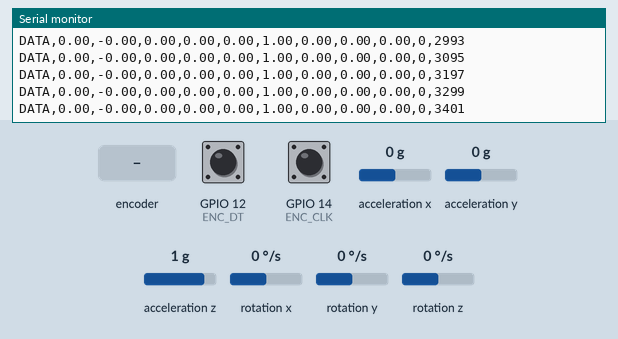
Simulated run of this sketch. Board: ESP32. On the bench: the last lines printed to the serial monitor. Wiring (inferred from the names in the program): MPU-6050 motion sensor at I2C address 0x68. Inputs (shaded band) come from the test bench; at power-on: acceleration x 0 g, acceleration y 0 g, acceleration z 1 g, rotation x 0 °/s, GPIO 12 (ENC_DT) HIGH, GPIO 14 (ENC_CLK) HIGH, rotation y 0 °/s, rotation z 0 °/s.

Above: at 3.5 s.
3.6 s: acceleration x set to -1.4 g
At 3.61 s:
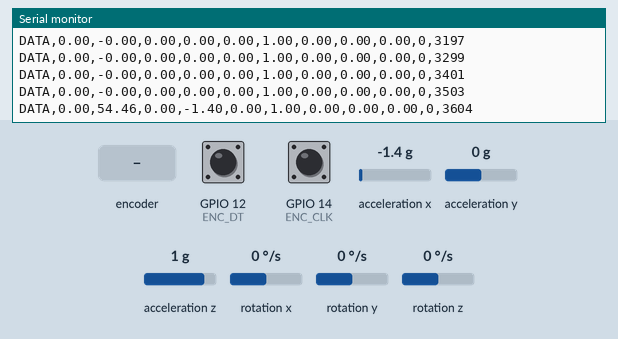
5.1 s: rotary encoder on GPIO 14 (ENC_CLK) / GPIO 12 (ENC_DT) turned 1 step (first pin leading)
At 5.24 s:
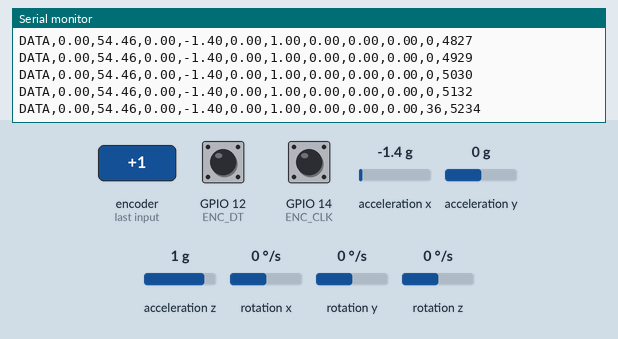
6.8 s: acceleration y set to -1.4 g
At 6.87 s:
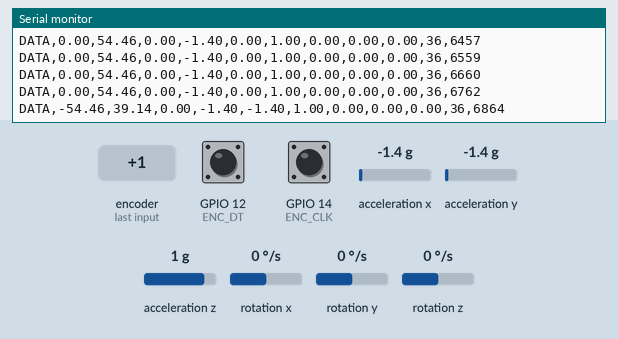
8.3 s: acceleration z set to -1.4 g
At 8.3 s:
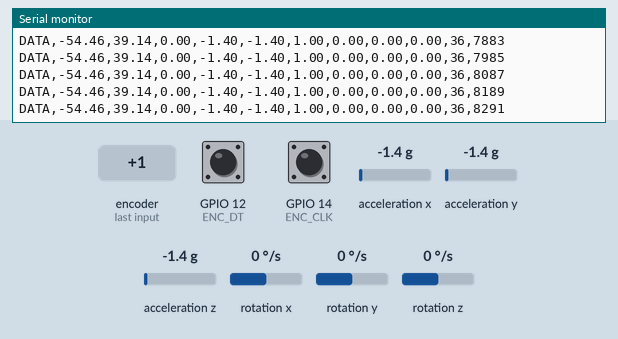
9.8 s: rotation x set to -192 °/s
At 9.82 s:
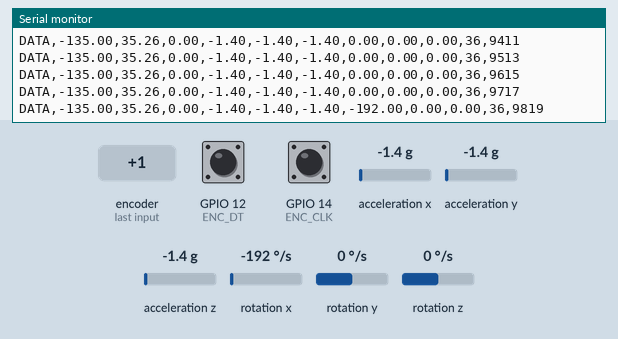
11.3 s: rotary encoder on GPIO 14 (ENC_CLK) / GPIO 12 (ENC_DT) turned 1 step (first pin leading)
At 11.35 s:
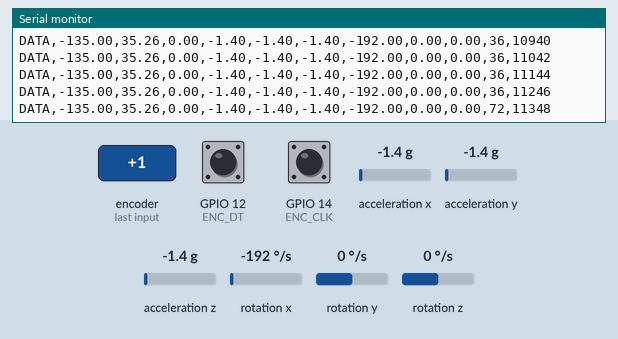
Timing chart, 0 to 14.0 s (numbered marks = the images above; inputs shaded):
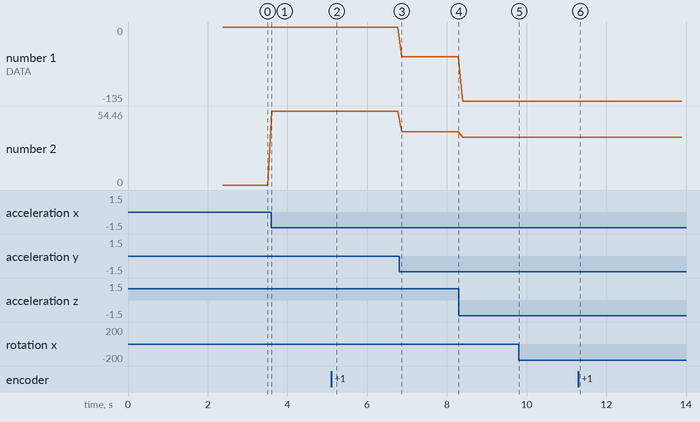

Measured:
- after the input at 3.6 s, the serial monitor: prints a new line at once (image 1)
- after the input at 5.1 s, the serial monitor: prints a new line after 0.13 s (image 2)
- after the input at 6.8 s, the serial monitor: prints a new line after 0.06 s (image 3)
- after the input at 9.8 s, the serial monitor: prints a new line at once (image 5)
- after the input at 11.3 s, the serial monitor: prints a new line after 0.05 s (image 6)
- plotted number 1: 0 → -54.46 after the input at 6.8 s, -54.46 → -135 after the input at 8.3 s
- plotted number 2: 0 → 54.46 after the input at 3.6 s, 54.46 → 39.14 after the input at 6.8 s, 39.14 → 35.26 after the input at 8.3 s

The sketch:

main.ino
```cpp
/*
 * ESP32 + MPU6050 + Rotary Encoder
 * Output: USB Serial → Laptop → Python
 *
 * Connections:
 * MPU6050:  SDA->GPIO21, SCL->GPIO22, VCC->3.3V, GND->GND
 * Encoder:  DT->GPIO12, CLK->GPIO14, SW->GPIO13, VCC->3.3V, GND->GND
 */

#include <Wire.h>

// ==================== Pin Definitions ====================
#define I2C_SDA 21
#define I2C_SCL 22
#define MPU_ADDR 0x68

#define ENC_CLK 14
#define ENC_DT 12
#define ENC_SW 13

// ==================== Global Variables ====================
float ax, ay, az, gx, gy, gz;
float roll, pitch, yaw;
bool mpuConnected = false;

volatile int encoderValue = 0;
volatile int lastEncoded = 0;

unsigned long lastSendTime = 0;
const long SEND_INTERVAL = 100;

// ==================== Function Declarations ====================
void initMPU6050();
void initEncoder();
void readMPU6050();
int getEncoderAngle();
void sendSensorData();
void IRAM_ATTR updateEncoder();

// ==================== Setup ====================
void setup() {
  Serial.begin(115200);
  delay(1000);

  Serial.println("\n✅ ESP32 Ready");
  Serial.println("================");

  Wire.begin(I2C_SDA, I2C_SCL);

  initMPU6050();
  initEncoder();

  Serial.println("\n📡 Sending data...\n");
}

// ==================== Main Loop ====================
void loop() {
  readMPU6050();

  if (millis() - lastSendTime > SEND_INTERVAL) {
    sendSensorData();
    lastSendTime = millis();
  }
}

// ==================== Sensor Data Transmission ====================
void sendSensorData() {
  if (!mpuConnected) {
    // Send encoder only
    Serial.printf("ENC,%d,%lu\n", getEncoderAngle(), millis());
  } else {
    // Format: type,roll,pitch,yaw,ax,ay,az,gx,gy,gz,encoder_angle,timestamp
    Serial.printf(
      "DATA,%.2f,%.2f,%.2f,%.2f,%.2f,%.2f,%.2f,%.2f,%.2f,%d,%lu\n",
      roll, pitch, yaw,
      ax, ay, az,
      gx, gy, gz,
      getEncoderAngle(),
      millis()
    );
  }
}

// ==================== MPU6050 Functions ====================
void initMPU6050() {
  Serial.println("🔧 Scanning I2C...");

  // Scan for I2C devices
  byte count = 0;
  for (byte addr = 1; addr < 127; addr++) {
    Wire.beginTransmission(addr);
    if (Wire.endTransmission() == 0) {
      Serial.printf("   Found device at 0x%02X\n", addr);
      count++;
    }
    delay(10);
  }

  if (count == 0) {
    Serial.println("⚠️  No I2C devices found! Check wiring.");
    Serial.println("   Continuing without MPU6050...");
    return;
  }

  Serial.println("\n🔧 Initializing MPU6050...");

  Wire.beginTransmission(MPU_ADDR);
  Wire.write(0x6B);
  Wire.write(0x00);
  if (Wire.endTransmission(true) == 0) {
    Serial.println("✅ MPU6050 found!");
    mpuConnected = true;
  } else {
    Serial.println("⚠️  MPU6050 not responding!");
    mpuConnected = false;
    return;
  }
  delay(100);

  Wire.beginTransmission(MPU_ADDR);
  Wire.write(0x1B);
  Wire.write(0x00);
  Wire.endTransmission(true);

  Wire.beginTransmission(MPU_ADDR);
  Wire.write(0x1C);
  Wire.write(0x00);
  Wire.endTransmission(true);

  Wire.beginTransmission(MPU_ADDR);
  Wire.write(0x1A);
  Wire.write(0x03);
  Wire.endTransmission(true);

  Serial.println("✅ MPU6050 initialized");
}

void readMPU6050() {
  if (!mpuConnected) return;

  Wire.beginTransmission(MPU_ADDR);
  Wire.write(0x3B);
  Wire.endTransmission(false);
  Wire.requestFrom(MPU_ADDR, 14, true);

  int16_t rawAx = Wire.read() << 8 | Wire.read();
  int16_t rawAy = Wire.read() << 8 | Wire.read();
  int16_t rawAz = Wire.read() << 8 | Wire.read();
  Wire.read(); Wire.read();
  int16_t rawGx = Wire.read() << 8 | Wire.read();
  int16_t rawGy = Wire.read() << 8 | Wire.read();
  int16_t rawGz = Wire.read() << 8 | Wire.read();

  ax = rawAx / 16384.0;
  ay = rawAy / 16384.0;
  az = rawAz / 16384.0;

  gx = rawGx / 131.0;
  gy = rawGy / 131.0;
  gz = rawGz / 131.0;

  roll = atan2(ay, az) * 180.0 / PI;
  pitch = atan2(-ax, sqrt(ay * ay + az * az)) * 180.0 / PI;
  yaw += gz * 0.1;
  if (yaw > 180) yaw -= 360;
  if (yaw < -180) yaw += 360;
}

// ==================== Rotary Encoder Functions ====================
void initEncoder() {
  Serial.println("🔧 Initializing Encoder...");

  pinMode(ENC_CLK, INPUT_PULLUP);
  pinMode(ENC_DT, INPUT_PULLUP);
  pinMode(ENC_SW, INPUT_PULLUP);

  attachInterrupt(digitalPinToInterrupt(ENC_CLK), updateEncoder, CHANGE);
  attachInterrupt(digitalPinToInterrupt(ENC_DT), updateEncoder, CHANGE);

  Serial.println("✅ Encoder initialized");
}

void IRAM_ATTR updateEncoder() {
  int MSB = digitalRead(ENC_CLK);
  int LSB = digitalRead(ENC_DT);

  int encoded = (MSB << 1) | LSB;
  int sum = (lastEncoded << 2) | encoded;

  if (sum == 0b1101 || sum == 0b0100 || sum == 0b1011 || sum == 0b0010)
    encoderValue++;
  if (sum == 0b1110 || sum == 0b0111 || sum == 0b1001 || sum == 0b0001)
    encoderValue--;

  lastEncoded = encoded;
}

int getEncoderAngle() {
  const int PULSES_PER_REV = 20;
  int angle = encoderValue % PULSES_PER_REV;
  angle = angle * (360 / PULSES_PER_REV);
  if (angle < 0) angle += 360;
  return angle;
}
```
